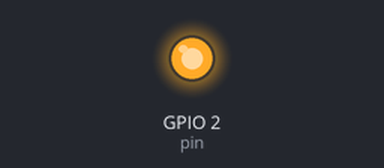
The program below on a simulated ESP32 board running MicroPython. Shown: output pins drawn as LEDs (lit = HIGH).

Above: at 0.05 s.
At 0.15 s:
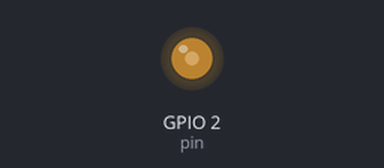
At 0.25 s:
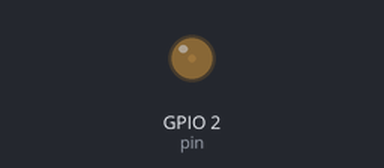
At 0.5 s:
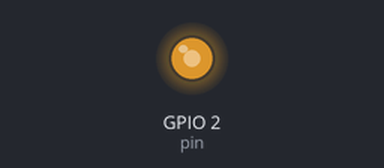
Timing chart, 0 to 3.0 s (numbered marks = the images above):
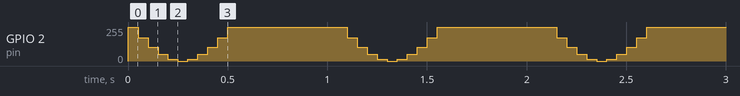

Measured:
- by itself, GPIO 2 (pin): repeats every 1.1 s: 176/255 0.05 s, 105/255 0.05 s, 49/255 0.05 s, 12/255 0.05 s, 0/255 0.05 s, 12/255 0.05 s, 49/255 0.05 s, 105/255 0.05 s, 176/255 0.05 s, 255/255 0.60 s

The program:

fade.py
```python
import math
from time import sleep_ms
from machine import Pin, PWM

pin = Pin(2, Pin.OUT)
led = PWM(pin, freq=1000)

def set_duty(l, d, t):
    l.duty(d)
    sleep_ms(t)

def pulse(l, t):
    for i in range(10):
        d = int(1023 - math.sin(i / 10 * math.pi) * 1023)
        set_duty(led, d, t)
    set_duty(led, 1023, t)

while True:
    pulse(led, 50)
    sleep_ms(500)
```
